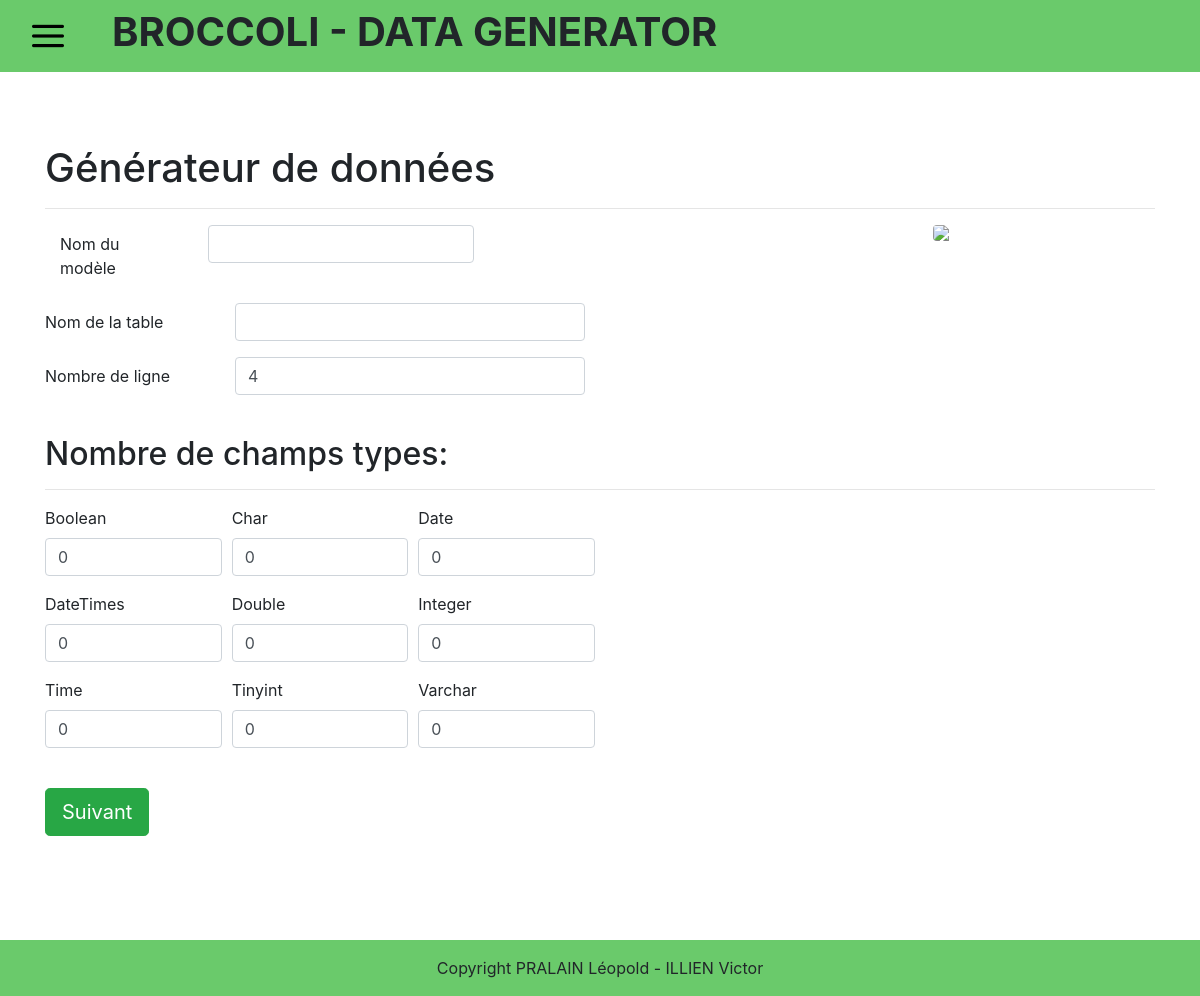
The page / on the database its author committed.
### tables this page shows
CREATE TABLE type_champ(
        type_champ Varchar (512) NOT NULL ,
        actif      Bool NOT NULL
	,CONSTRAINT type_champ_PK PRIMARY KEY (type_champ)
);

### php/class/typeChamp.php (called while the page is built, shortened)
<?php
	class TypeChamp {
		private $type;
		private $value;
		private $actif;
		public function __construct($type, $actif, $value = 0) {
			$this->type = $type;
			$this->actif = $actif;
			$this->value = $value;
		}
		public function getType() {return $this->type;}
		public function getValue() {return $this->value;}
		public function getActif() {return $this->actif;}
	}
?>

### php/database.php (called while the page is built, shortened)
<?php
	function dbRequestTypeActif($db) {
		try {
			$request = 'SELECT * FROM type_champ';
			$statement = $db->prepare($request);
			$statement->execute();
			$result = $statement->fetchAll(PDO::FETCH_ASSOC);
		} catch (PDOException $exception) {
			error_log('Request error: ' .$exception->getMessage());
			return false;
		}
		return $result;
	}
 ?>

### html/index.php (the view, shortened to what this page needs)
<?php
	require_once("../php/database.php");
	require_once("../php/class/typeChamp.php");
	$libelle = '';
	$db = dbConnect();
	$champType = dbRequestTypeActif($db);
	$arrayTypeClass = array();
	foreach ($champType as $champ) {
		$isHere = True;
		if ($isHere) {
			$class = new TypeChamp($champ['type_champ'], $champ['actif'], 0);
			array_push($arrayTypeClass, $class);
		}
	}
	$i = 0;
?>
<!DOCTYPE html>
<html>
	<head>
		<link rel="stylesheet" type="text/css" href="../css/index.css">
	</head>
	<body>
		<form method="POST">
			<div class="container">
				<h1>Générateur de données</h1>
				<hr>
				<img src="../fichier/img/icon/brocolis.jpg" width="20%" class="rounded float-right">
				<div class="form-group row">
					<label for="nomModele" class="col-sm-2 col-form-label">Nom du modèle</label>
					<div class="col-sm-4">
						<input type="text" class="form-control" name="nomModele" <?php if(!empty($libelle)) {echo "value=".$dataMod[0];} ?>>
					</div>
				</div>
				<div class="form-group row">
					<label for="nomTable" class="col-sm-2 col-form-label">Nom de la table</label>
					<div class="col-sm-4">
						<input type="text" class="form-control" name="nomTable" <?php if(!empty($libelle)) {echo "value=".$dataMod['nom_table'];} ?>>
					</div>
				</div>
				<div class="form-group row">
					<label for="nbLigne" class="col-sm-2 col-form-label">Nombre de ligne</label>
					<div class="col-sm-4">
						<input type="text" class="form-control" name="nbLigne" value=4>
					</div>
				</div>
			</div>
			<br>
			<div class="container">
				<h2>Nombre de champs types: </h2>
				<hr>
				<?php
					foreach ($arrayTypeClass as $class) {
						if ($class->getActif() == 1) {
							if ($i % 3 == 0) {
								echo "<div class='form-row'>";
								$j = 0;
							}
							$j += 1;
				?>
							<div class="form-group col-md-2">
								<label for= <?php echo $class->getType(); ?>><?php echo $class->getType(); ?></label>
								<input type="text" class='form-control' name= <?php echo "'".$class->getType()."'"; ?>
										value=<?php echo $class->getValue(); ?>>
							</div>
				<?php
							if ($j == 3) echo "</div>";
							$i += 1;
						}
					}
				?>
				<br>
				<div class="form-row">
					<div class="form-group col-md-2">
						<button type="submit" name="suivant" class="btn btn-success btn-lg">Suivant</button>
					</div>
				</div>
			</div>
		</form>
	</body>
</html>

### rows shown on the page
type_champ: type_champ "Boolean", Boolean "0"
type_champ: type_champ "Char", Char "0"
type_champ: type_champ "Date", Date "0"
type_champ: type_champ "DateTimes", DateTimes "0"
type_champ: type_champ "Double", Double "0"
type_champ: type_champ "Integer", Integer "0"
type_champ: type_champ "Time", Time "0"
type_champ: type_champ "Tinyint", Tinyint "0"
type_champ: type_champ "Varchar", Varchar "0"
